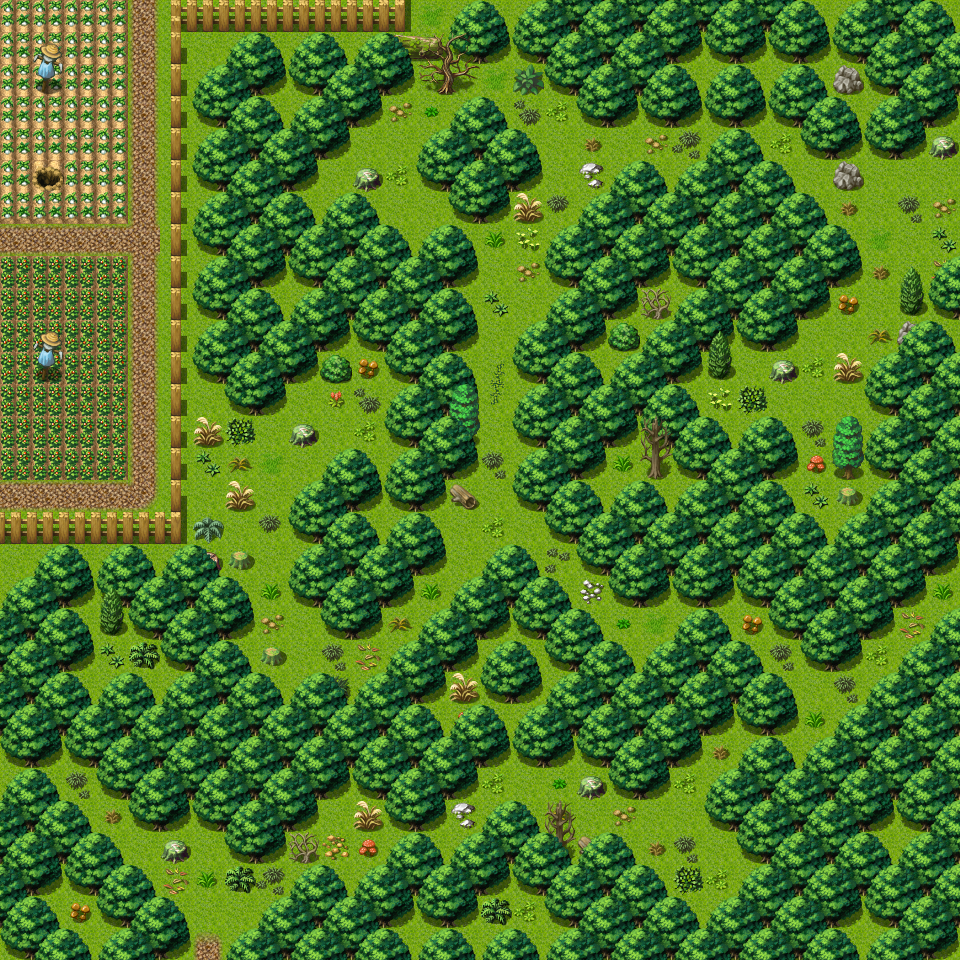

This game map was drawn from its Tiled (.tmx) file and the tilesets committed beside it. A one-line description and the trimmed map source follow:
An orthogonal 30x30 tile map with 32x32 px tiles, 3 tile layers (Ground, Objects, Above), 1 hidden layer not drawn, 40 tilesets and 16 objects (12x spawn, 4x mapchange).

<map version="1.0" orientation="orthogonal" width="30" height="30" tilewidth="32" tileheight="32">
 <properties>
  <property name="outside" value="1" />
 </properties>
 <tileset firstgid="1" name="map_bed_1" tilewidth="32" tileheight="32">
  <image source="../drawable/map_bed_1.png" width="512" height="256" />
 </tileset>
 <tileset firstgid="129" name="map_border_1" tilewidth="32" tileheight="32">
  <image source="../drawable/map_border_1.png" width="512" height="256" />
 </tileset>
 <tileset firstgid="257" name="map_bridge_1" tilewidth="32" tileheight="32">
  <image source="../drawable/map_bridge_1.png" width="512" height="256" />
 </tileset>
 <tileset firstgid="385" name="map_broken_1" tilewidth="32" tileheight="32">
  <image source="../drawable/map_broken_1.png" width="512" height="256" />
 </tileset>
 <tileset firstgid="513" name="map_cavewall_1" tilewidth="32" tileheight="32">
  <image source="../drawable/map_cavewall_1.png" width="576" height="192" />
 </tileset>
 <tileset firstgid="621" name="map_cavewall_2" tilewidth="32" tileheight="32">
  <image source="../drawable/map_cavewall_2.png" width="576" height="192" />
 </tileset>
 <tileset firstgid="729" name="map_cavewall_3" tilewidth="32" tileheight="32">
  <image source="../drawable/map_cavewall_3.png" width="576" height="192" />
 </tileset>
 <tileset firstgid="837" name="map_chair_table_1" tilewidth="32" tileheight="32">
  <image source="../drawable/map_chair_table_1.png" width="512" height="256" />
 </tileset>
 <tileset firstgid="965" name="map_crate_1" tilewidth="32" tileheight="32">
  <image source="../drawable/map_crate_1.png" width="512" height="256" />
 </tileset>
 <tileset firstgid="1093" name="map_cupboard_1" tilewidth="32" tileheight="32">
  <image source="../drawable/map_cupboard_1.png" width="512" height="256" />
 </tileset>
 <tileset firstgid="1221" name="map_curtain_1" tilewidth="32" tileheight="32">
  <image source="../drawable/map_curtain_1.png" width="512" height="256" />
 </tileset>
 <tileset firstgid="1349" name="map_entrance_1" tilewidth="32" tileheight="32">
  <image source="../drawable/map_entrance_1.png" width="512" height="256" />
 </tileset>
 <tileset firstgid="1477" name="map_fence_1" tilewidth="32" tileheight="32">
  <image source="../drawable/map_fence_1.png" width="512" height="256" />
 </tileset>
 <tileset firstgid="1605" name="map_fence_2" tilewidth="32" tileheight="32">
  <image source="../drawable/map_fence_2.png" width="512" height="256" />
 </tileset>
 <tileset firstgid="1733" name="map_ground_1" tilewidth="32" tileheight="32">
  <image source="../drawable/map_ground_1.png" width="512" height="256" />
 </tileset>
 <tileset firstgid="1861" name="map_ground_2" tilewidth="32" tileheight="32">
  <image source="../drawable/map_ground_2.png" width="512" height="256" />
 </tileset>
 <tileset firstgid="1989" name="map_ground_3" tilewidth="32" tileheight="32">
  <image source="../drawable/map_ground_3.png" width="512" height="256" />
 </tileset>
 <tileset firstgid="2117" name="map_ground_4" tilewidth="32" tileheight="32">
  <image source="../drawable/map_ground_4.png" width="512" height="256" />
 </tileset>
 <tileset firstgid="2245" name="map_ground_5" tilewidth="32" tileheight="32">
  <image source="../drawable/map_ground_5.png" width="512" height="256" />
 </tileset>
 <tileset firstgid="2373" name="map_ground_6" tilewidth="32" tileheight="32">
  <image source="../drawable/map_ground_6.png" width="512" height="256" />
 </tileset>
 <tileset firstgid="2501" name="map_ground_7" tilewidth="32" tileheight="32">
  <image source="../drawable/map_ground_7.png" width="512" height="256" />
 </tileset>
 <tileset firstgid="2629" name="map_ground_8" tilewidth="32" tileheight="32">
  <image source="../drawable/map_ground_8.png" width="512" height="256" />
 </tileset>
 <tileset firstgid="2757" name="map_indoor_1" tilewidth="32" tileheight="32">
  <image source="../drawable/map_indoor_1.png" width="512" height="256" />
 </tileset>
 <tileset firstgid="2885" name="map_kitchen_1" tilewidth="32" tileheight="32">
  <image source="../drawable/map_kitchen_1.png" width="512" height="256" />
 </tileset>
 <tileset firstgid="3013" name="map_outdoor_1" tilewidth="32" tileheight="32">
  <image source="../drawable/map_outdoor_1.png" width="512" height="256" />
 </tileset>
 <tileset firstgid="3141" name="map_pillar_1" tilewidth="32" tileheight="32">
  <image source="../drawable/map_pillar_1.png" width="512" height="256" />
 </tileset>
 <tileset firstgid="3269" name="map_plant_1" tilewidth="32" tileheight="32">
  <image source="../drawable/map_plant_1.png" width="512" height="256" />
 </tileset>
 <tileset firstgid="3397" name="map_rock_1" tilewidth="32" tileheight="32">
  <image source="../drawable/map_rock_1.png" width="512" height="256" />
 </tileset>
 <tileset firstgid="3525" name="map_roof_1" tilewidth="32" tileheight="32">
  <image source="../drawable/map_roof_1.png" width="512" height="256" />
 </tileset>
 <tileset firstgid="3653" name="map_roof_2" tilewidth="32" tileheight="32">
  <image source="../drawable/map_roof_2.png" width="512" height="256" />
 </tileset>
 <tileset firstgid="3781" name="map_shop_1" tilewidth="32" tileheight="32">
  <image source="../drawable/map_shop_1.png" width="512" height="256" />
 </tileset>
 <tileset firstgid="3909" name="map_sign_ladder_1" tilewidth="32" tileheight="32">
  <image source="../drawable/map_sign_ladder_1.png" width="512" height="256" />
 </tileset>
 <tileset firstgid="4037" name="map_table_1" tilewidth="32" tileheight="32">
  <image source="../drawable/map_table_1.png" width="512" height="256" />
 </tileset>
 <tileset firstgid="4165" name="map_trail_1" tilewidth="32" tileheight="32">
  <image source="../drawable/map_trail_1.png" width="512" height="256" />
 </tileset>
 <tileset firstgid="4293" name="map_tree_1" tilewidth="32" tileheight="32">
  <image source="../drawable/map_tree_1.png" width="512" height="256" />
 </tileset>
 <tileset firstgid="4421" name="map_wall_1" tilewidth="32" tileheight="32">
  <image source="../drawable/map_wall_1.png" width="512" height="256" />
 </tileset>
 <tileset firstgid="4549" name="map_wall_2" tilewidth="32" tileheight="32">
  <image source="../drawable/map_wall_2.png" width="480" height="256" />
 </tileset>
 <tileset firstgid="4669" name="map_wall_3" tilewidth="32" tileheight="32">
  <image source="../drawable/map_wall_3.png" width="480" height="256" />
 </tileset>
 <tileset firstgid="4789" name="map_window_1" tilewidth="32" tileheight="32">
  <image source="../drawable/map_window_1.png" width="512" height="256" />
 </tileset>
 <tileset firstgid="4917" name="map_window_2" tilewidth="32" tileheight="32">
  <image source="../drawable/map_window_2.png" width="512" height="256" />
 </tileset>
 <layer name="Ground" width="30" height="30">
  <data>[900 cells, 900 non-empty, 3 distinct tile ids]</data>
 </layer>
 <layer name="Objects" width="30" height="30">
  <data>[900 cells, 750 non-empty, 61 distinct tile ids]</data>
 </layer>
 <layer name="Above" width="30" height="30">
  <data>[900 cells, 117 non-empty, 9 distinct tile ids]</data>
 </layer>
 <layer name="Walkable" width="30" height="30" visible="0">
  <data>[900 cells, 677 non-empty, 1 distinct tile ids]</data>
 </layer>
 <objectgroup name="Mapevents" width="30" height="30">
  <object name="south" type="mapchange" x="192" y="928" width="32" height="32">
   <properties>
    <property name="map" value="roadbeforecrossroads1" />
    <property name="place" value="north" />
   </properties>
  </object>
  <object name="west" type="mapchange" x="0" y="768" width="32" height="32">
   <properties>
    <property name="map" value="lodar1" />
    <property name="place" value="east" />
   </properties>
  </object>
  </objectgroup>
 <objectgroup name="Spawn" width="30" height="30">
  <!-- 12 objects omitted --></objectgroup>
 <objectgroup name="Keys" width="30" height="30" visible="0" />
</map>
<!-- 14 of 16 objects omitted -->
